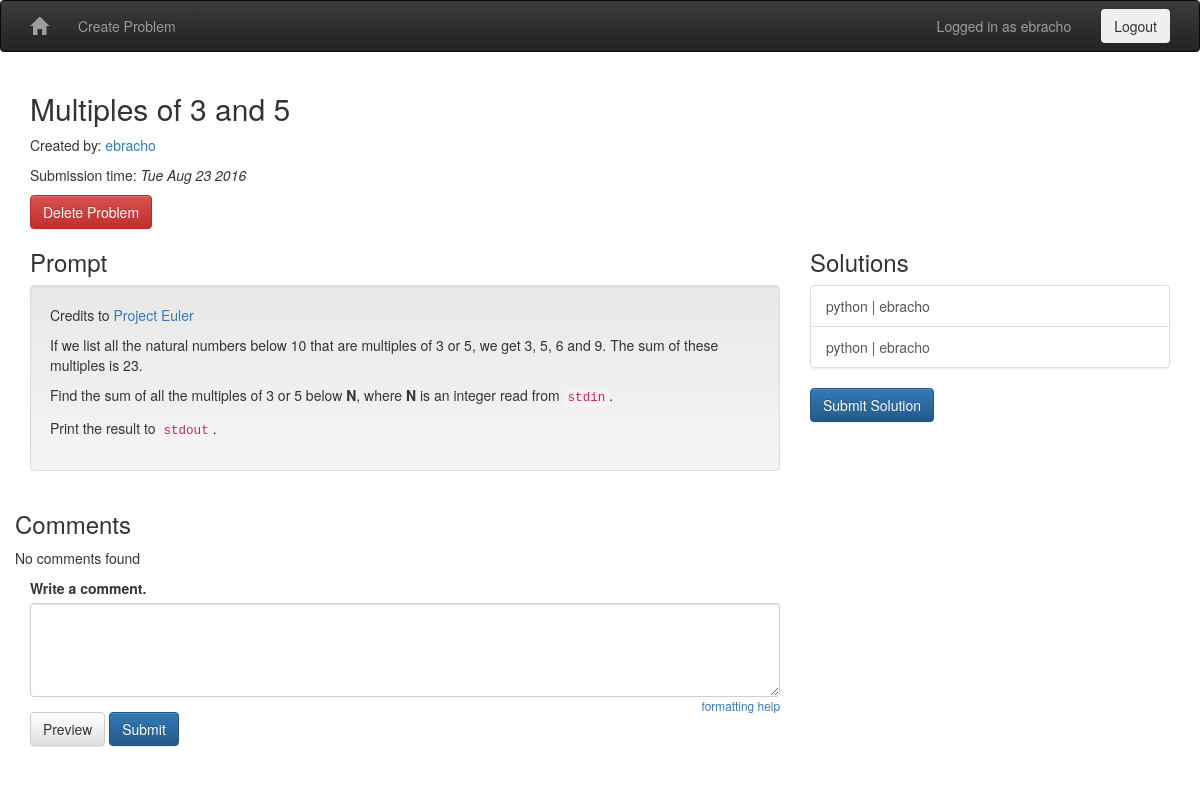
/problem/2 (signed in), run on the app's committed database.
### models.py (models this page shows, shortened)
class Problem(Base):
    __tablename__ = 'problems'
    id = Column(Integer, primary_key=True)
    user_id = Column(String)
    submission_time = Column(DateTime, default=datetime.utcnow)
    title = Column(String)
    prompt = Column(String)
    test_input = Column(String)
    test_output = Column(String)
    timeout = Column(Integer, default=3)

class Solution(Base):
    __tablename__ = 'solutions'
    id = Column(Integer, primary_key=True)
    user_id = Column(String)
    submission_time = Column(DateTime, default=datetime.utcnow)
    problem_id = Column(Integer, ForeignKey('problems.id'))
    language = Column(String)
    source = Column(String)
    verification = Column(String) # Status string returned by verify.verify
    problem = relationship('Problem')
    def verify(self):
        Solution._verify(self.id)
    _verify_sem = eventlet.semaphore.Semaphore(4)

### riker.py (the view)
@app.route('/problem/<problem_id>', methods=['GET'])
def view_problem(problem_id):
    db_session = get_db_session()
    problem = (
        db_session.query(Problem)
        .filter(Problem.id==problem_id)
        .first()
    )
    if problem is None:
        abort(404)
    solutions = (
        db_session.query(Solution)
        .filter(Solution.problem_id==problem_id)
        .filter(Solution.verification=='PASS')
        .order_by(Solution.submission_time)
        .all()
    )
    comments = (
        db_session.query(ProblemComment)
        .filter(ProblemComment.problem_id==problem_id)
        .order_by(ProblemComment.submission_time)
        .all()
    )
    return render_template(
        'view-problem.html', problem=problem, solutions=solutions,
        comments=comments)

### riker.py (called while the page is built)
def get_db_session():
    if not hasattr(g, 'db_session'):
        g.db_session = DBSession()
    return g.db_session

def close_db_session():
    if hasattr(g, 'db_session'):
        g.db_session.commit()
        g.db_session.close()
        delattr(g, 'db_session')

@app.after_request
def after_request(response):
    close_db_session()
    return response

@app.template_filter('datetime')
def format_datetime(value):
    return value.strftime('%a %b %d %Y')

### templates/view-problem.html (shortened to what this page needs)
{% extends "base.html" %}
{% block body %}
<div class="row">
  <div class="col-md-8">
    <h2>{{ problem.title | e }}</h2>
    <p>Created by: <a href="{{ url_for('view_user', user_id=problem.user_id) }}">{{ problem.user_id }}</a></p>
    <p>Submission time: <em>{{ problem.submission_time | datetime }}</em></p>
    {% if problem.user_id == session.get('logged_in_user', '') %}
    <button type="button" class="btn btn-danger" data-toggle="modal" data-target="#delete-problem">Delete Problem</button>
    {% endif %}
  </div>
</div>
<div class="row">
  <div class="col-md-8">
    <h3>Prompt</h3>
    <div class="well">
      {{ problem.prompt | markdown(no_html=True) }}
    </div>
  </div>
  <div class="col-md-4">
    <h3>Solutions</h3>
    <div class="list-group">
      {% for solution in solutions %}
      <a class="list-group-item" href="{{ url_for('view_solution', problem_id=problem.id, solution_id=solution.id) }}">
        {{ solution.language }} | {{ solution.user_id }}
      </a>
      {% else %}
      <li>No solutions found</li>
      {% endfor %}
    </div>
    <a class="btn btn-primary" href="{{ url_for('create_solution', problem_id=problem.id) }}">Submit Solution</a>
  </div>
</div>
<div class="row">
  <div id="col-md-12">
    <h3>Comments</h3>
    {% for comment in comments %}
    <div class="panel panel-default">
      <div class="panel-heading">
        <a href="https://github.com/{{ comment.user_id }}"><img src="https://avatars.githubusercontent.com/{{ comment.user_id }}?size=40"></img></a>
        <a href="{{ url_for('view_user', user_id=comment.user_id) }}">{{ comment.user_id }}</a> - <em>{{ comment.submission_time | datetime }}</em>
        {% if session['logged_in_user'] == comment.user_id %}
        <span class="pull-right">
          <button class="btn btn-danger" data-toggle="modal" data-target=".delete-comment-{{ comment.id }}">
            <span class="glyphicon glyphicon-remove"></span>
          </button>
        </span>
        {% endif %}
      </div>
      <div class="panel-body">
        {{ comment.body | markdown(no_html=True) }}
      </div>
    </div>
    {% if session['logged_in_user'] == comment.user_id %}
    <div class="modal fade delete-comment-{{ comment.id }}" tab-index="-1" role="dialog">
      <div class="modal-dialog modal-sm">
        <div class="modal-content">
          <div class="modal-header">
            <button type="button" class="close" data-dismiss="modal" aria-label="Close">
              <span aria-hidden="true">&times;</span>
            </button>
            <p>Are you sure?</p>
          </div>
          <div class="modal-body">
            <form action="{{ url_for('delete_problem_comment', comment_id=comment.id) }}" method="post">
              <button class="btn btn-danger" type="submit">Delete Comment</button>
            </form>
          </div>
        </div>
      </div>
    </div>
    {% endif %}
    {% else %}
      <p>No comments found<p>
    {% endfor %}
  </div>
</div>
<div class="row">
  {% if 'logged_in_user' in session %}
  <div class="col-md-8" id="comment-form">
    <form action="{{ url_for('create_problem_comment', problem_id=problem.id) }}" method="post" >
      <div class="form-group{{ ' has-' + session['validation']['body']['level'] if 'validation' in session }}">
        <label for="body">Write a comment.</label>
        <textarea class="form-control" name="body" id="body" rows="4" cols="50">
{{ session['form_cache']['body'] if 'form_cache' in session }}
        </textarea>
        <small class="form-text pull-right"><a data-toggle="collapse" href="#formatting-help">formatting help</a></small>
      </div>
      <div class="form-group">
        <button class="btn btn-default" name="preview" value="preview" type="submit">Preview</button>
        <button class="btn btn-primary" name="submit" value="submit" type="submit">Submit</button>
      </div>
    </form>
  </div>
  {% else %}
  <p><a href="{{ url_for('login', next=request.url) }}">Login</a> to submit a comment.</p>
  {% endif %}
</div>
{% endblock %}

### static/css/style.css (style rules this page uses)
body { padding-bottom: 30px; }

### data on the page
Problem: title "Multiples of 3 and 5", user_id "ebracho", submission_time "Tue Aug 23 2016", prompt "Credits to Project Euler If we list all the natural numbers below 10 that are multiples of 3 or 5, we get 3, 5, 6 and 9. The sum of these multiples is 23. Find the sum of all the multiples of 3 or 5 below N , where N is an integer read from stdin . Print the result to stdout ."
Solution: language "python", user_id "ebracho"
Solution: language "python", user_id "ebracho"

### other printed values
{{ session['logged_in_user'] }} "ebracho"
